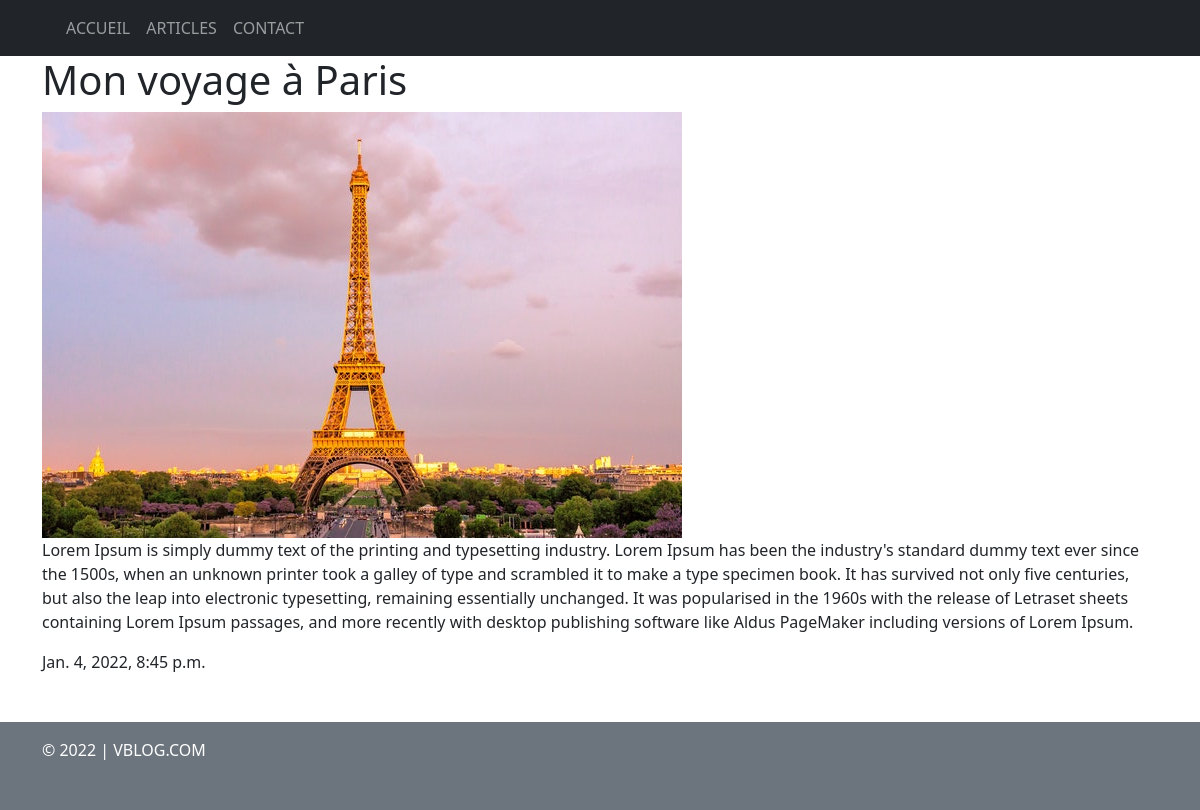
The page /articles/paris/ on the database its author committed.
### articles/models.py (models this page shows, shortened)
class Mdl_articles(models.Model):
  titre = models.CharField(max_length=150)
  contenu = models.TextField()
  date_publication = models.DateTimeField(auto_now_add=True)
  slug = models.SlugField(max_length=100)
  image = models.ImageField(default='default.jpg')

### articles/views.py (the view)
# urls.py: path('<slug:slug>/', views.view_article, name = 'link_article'),
def view_article(request, slug):
    data_article = get_object_or_404(models.Mdl_articles, slug=slug)
    return render(request, 'articles/detail.html', context={'tpl_article':data_article})

### articles/templates/articles/detail.html
{% extends 'template_base.html' %}
{% block contenu %}
<div class="container">
  <h1>{{ tpl_article.titre  }}</h1>
  <img src="{{ tpl_article.image.url }}" alt="{{ tpl_article.titre }}">
  <p>{{ tpl_article.contenu }}</p>
  <span>{{ tpl_article.date_publication }}</span>
</div>
{% endblock %}

### static/css/style1.css (style rules this page uses)
body { background-color:#fff; font-size:16px; }

### rows shown on the page
Mdl_articles: titre "Mon voyage à Paris", image (picture), contenu "Lorem Ipsum is simply dummy text of the printing and typesetting industry. Lorem Ipsum has been the industry's standard dummy text ever since the 1500s, when an unknown printer took a galley of type and scrambled it to make a type specimen book. It has survived not only five centuries, but also the leap into electronic typesetting, remaining essentially unchanged. It was popularised in the 1960s with the release of Letraset sheets containing Lorem Ipsum passages, and more recently with desktop publishing software like Aldus PageMaker including versions of Lorem Ipsum.", date_publication "Jan. 4, 2022, 8:45 p.m."
